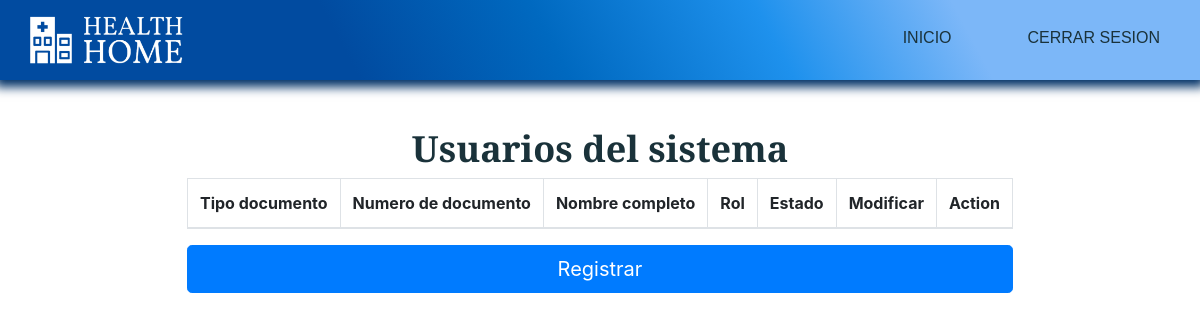
Before: /index.php?c=Administrador&a=gestion_u with the older database file.
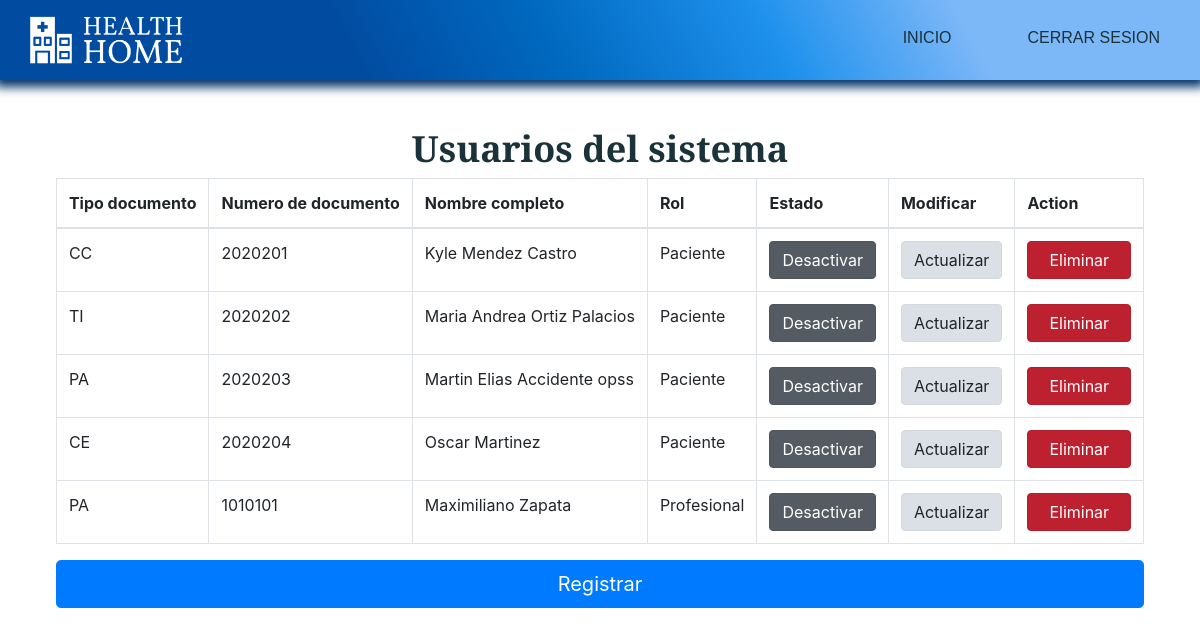
After: the same page with the newer database file.
### tables this page shows
CREATE TABLE `paciente` (
  `id_paciente` int(20) NOT NULL,
  `id_tipo_doc` varchar(5) NOT NULL,
  `num_doc_pac` varchar(20) NOT NULL,
  `nombres_pac` varchar(40) NOT NULL,
  `apellidos_pac` varchar(40) NOT NULL,
  `tel_pac` bigint(10) NOT NULL,
  `correo_pac` varchar(30) NOT NULL,
  `sexo_pac` varchar(15) NOT NULL,
  `estado_pac` tinyint(1) NOT NULL,
  `pass_pac` varchar(20) NOT NULL,
  `create_pac` datetime NOT NULL DEFAULT current_timestamp()
);

CREATE TABLE `profesional` (
  `id_profesional` int(20) NOT NULL,
  `id_tipo_doc` varchar(5) NOT NULL,
  `num_doc_prof` varchar(20) NOT NULL,
  `id_consultorios` varchar(3) DEFAULT NULL,
  `id_especialidad` tinyint(2) DEFAULT NULL,
  `nombres_prof` varchar(40) NOT NULL,
  `apellidos_prof` varchar(40) NOT NULL,
  `tel_prof` bigint(10) NOT NULL,
  `correo_prof` varchar(30) NOT NULL,
  `dias_laborales` text NOT NULL,
  `franja_horaria` varchar(30) NOT NULL,
  `estado_prof` tinyint(1) NOT NULL,
  `pass_prof` varchar(20) NOT NULL,
  `create_prof` datetime NOT NULL DEFAULT current_timestamp()
);

### controllers/Administrador.php (called while the page is built, shortened)
<?php
	class AdministradorController {
		public function __construct(){
			require_once "models/AdministradorModel.php";
		}
		public function gestion_u(){
			$usuarios = new Administrador_model();
			$data["pacientes"] = $usuarios->get_pacientes();
			$data["profesionales"] = $usuarios->get_profesional();
			$data["auxiliares"] = $usuarios->get_auxiliar();
			require_once "views/administrador/gestion_usuarios/gestion_usuarios.php";
		}
	}
?>

### config/database.php (called while the page is built)
<?php
	class Conectar {
		public static function conexion(){
			$conexion = new mysqli("localhost", "root", "", "clinica_health_home");
			return $conexion;
		}
	}
?>

### models/AdministradorModel.php (called while the page is built, shortened)
<?php
	class Administrador_model {
		private $db;
		private $paciente;
		private $profesional;
		private $auxiliar;
		public function __construct(){
			$this->db = Conectar::conexion();
			$this->paciente = array();
			$this->profesional = array();
			$this->auxiliar = array();
		}
		public function get_pacientes()
		{
			$sql = "SELECT * FROM paciente";
			$resultado = $this->db->query($sql);
			while($row = $resultado->fetch_assoc())
			{
				$this->paciente[] = $row;
			}
			return $this->paciente;
		}
    public function get_profesional()
		{
			$sql = "SELECT * FROM profesional";
			$resultado = $this->db->query($sql);
			while($row = $resultado->fetch_assoc())
			{
				$this->profesional[] = $row;
			}
			return $this->profesional;
		}
    public function get_auxiliar()
		{
			$sql = "SELECT * FROM auxiliar";
			$resultado = $this->db->query($sql);
			return $this->auxiliar;
		}
	}
?>

### views/administrador/gestion_usuarios/gestion_usuarios.php (the view, shortened to what this page needs)
<!DOCTYPE html>
<html lang="en">
<head>
    <link rel="stylesheet" href="assets/css/estilos.css">
    <link rel="stylesheet" href="https://stackpath.bootstrapcdn.com/bootstrap/4.4.1/css/bootstrap.min.css">
    <link rel="stylesheet" type="text/css" href="https://cdn.datatables.net/v/bs4/dt-1.10.20/datatables.min.css"/>
    <link rel="stylesheet" type="text/css" href="https://cdn.datatables.net/responsive/2.2.3/css/responsive.dataTables.min.css">
</head>
<body>
    <header>
        <div class="container__menu">
            <div class="logo">
                <img src="assets/images/Logo2.png" alt="">
            </div>
            <div class="menu">
                <nav id="nav">
                    <ul>
                        <li><a href="index.php?c=Administrador&a=index">Inicio</a></li>
                        <li><a href="">Cerrar sesion</a></li>
                    </ul>
                </nav>
            </div>
        </div>
    </header>
    <main>
        <div class="container__cover">
            <div class="cover">
                <div class="caja3">
                    <h1>Usuarios del sistema</h1>
                    <div class="row">
                        <div class="col-lg-12">
                            <table id="example" class="table table-bordered  display nowrap" cellspacing="0" width="100%">
                                <thead>
                                    <tr>
                                        <th>Tipo documento</th>
                                        <th>Numero de documento</th>
                                        <th>Nombre completo</th>
                                        <th>Rol</th>
                                        <th>Estado</th>
                                        <th>Modificar</th>
                                        <th>Action</th>
                                    </tr>
                                </thead>
                                <tbody>
                                    <?php foreach ($data["pacientes"] as $dato) {
                                      if($dato["estado_pac"]==1){
                                        $url="index.php?c=Administrador&a=cambio_estado_1_pac&id=";
                                        $boton="class='btn btn-secondary active' role='button' aria-pressed='true'>Desactivar</a>";
                                      }else{
                                        $url="index.php?c=Administrador&a=cambio_estado_2_pac&id=";
                                        $boton="class='btn btn-success active' role='button' aria-pressed='true'>&nbsp&nbsp&nbspActivar&nbsp&nbsp&nbsp</a>";
                                      }
                                      echo "<tr>";
                                      echo "<td>".$dato["id_tipo_doc"]."</td>";
                                      echo "<td>".$dato["num_doc_pac"]."</td>";
                                      echo "<td>".$dato["nombres_pac"]."&nbsp".$dato["apellidos_pac"]."</td>";
                                      echo "<td> Paciente </td>";
                                      echo "<td><a href='"."$url".$dato["id_paciente"]."' ".$boton."</td>";
                                      echo "<td><a href='index.php?c=Administrador&a=actualizar_pac&id=".$dato["id_paciente"]."&t_doc=".$dato["id_tipo_doc"]."' class='btn btn-light active' role='button' aria-pressed='true'>Actualizar</a></td>";
                                      echo "<td><a href='index.php?c=Administrador&a=eliminar_pac&id=".$dato["id_paciente"]."' class='btn btn-danger active' role='button' aria-pressed='true'>&nbsp&nbspEliminar&nbsp&nbsp</a></td>";
                                      echo "</tr>";
                                    }
                                    foreach ($data["profesionales"] as $dato){
                                        if($dato["estado_prof"]==1){
                                            $url="index.php?c=Administrador&a=cambio_estado_1_prof&id=";
                                            $boton="class='btn btn-secondary active' role='button' aria-pressed='true'>Desactivar</a>";
                                          }else{
                                            $url="index.php?c=Administrador&a=cambio_estado_2_prof&id=";
                                            $boton="class='btn btn-success active' role='button' aria-pressed='true'>&nbsp&nbsp&nbspActivar&nbsp&nbsp&nbsp</a>";
                                          }
                                        echo "<tr>";
                                        echo "<td>".$dato["id_tipo_doc"]."</td>";
                                        echo "<td>".$dato["num_doc_prof"]."</td>";
                                        echo "<td>".$dato["nombres_prof"]."&nbsp".$dato["apellidos_prof"]."</td>";
                                        echo "<td> Profesional </td>";
                                        echo "<td><a href='"."$url".$dato["id_profesional"]."' ".$boton."</td>";
                                        echo "<td><a href='index.php?c=Administrador&a=actualizar_prof&id=".$dato["id_profesional"]."&t_doc=".$dato["id_tipo_doc"]."' class='btn btn-light active' role='button' aria-pressed='true'>Actualizar</a></td>";
                                        echo "<td><a href='index.php?c=Administrador&a=eliminar_prof&id=".$dato["id_profesional"]."' class='btn btn-danger active' role='button' aria-pressed='true'>&nbsp&nbspEliminar&nbsp&nbsp</a></td>";
                                        echo "</tr>";
                                    }
                                    ?>
                                </tbody>
                            </table>
                        </div>
                    </div>
                    <button id="btn1" class="btn btn-primary btn-lg btn-block">Registrar</button>
                </div>
            </div>
        </div>
    </main>
</body>
</html>

### index.php (shortened to what this page needs)
<?php
	require_once "config/database.php";
    require_once "core/routes.php";
    require_once "controllers/Administrador.php";
	if(isset($_GET['c'])){
		$controlador = cargarControlador($_GET['c']);
		if(isset($_GET['a'])){
			if(isset($_GET['id'])){
				cargarAccion($controlador, $_GET['a'], $_GET['id']);
				} else {
				cargarAccion($controlador, $_GET['a']);
			}
			} else {
			cargarAccion($controlador, ACCION_PRINCIPAL);
		}
		} else {
		$controlador = cargarControlador(CONTROLADOR_PRINCIPAL);
		$accionTmp = ACCION_PRINCIPAL;
		$controlador->$accionTmp();
	}
?>

### core/routes.php (shortened to what this page needs)
<?php
	function cargarAccion($controller, $accion, $id = null){
		if(isset($accion) && method_exists($controller, $accion)){
			if($id == null ){
				$controller->$accion();
				} else {
				$controller->$accion($id);
			}
			} else {
			$controller->ACCION_PRINCIPAL();
		}
	}
?>

### assets/css/estilos.css (style rules this page uses)
* { margin: 0; padding: 0; box-sizing: border-box; }
body { font-family: 'Montserrat', sans-serif; }
header { box-shadow: 0px 2px 10px 5px rgb(1, 48, 102); width: 100%; height: 80px; position: fixed; z-index: 1; padding: 40px; background: linear-gradient(62deg, rgba(1, 75, 160, 1) 29%, rgba(0, 105, 192, 1) 46%, rgba(30, 145, 237, 1) 64%, rgba(124, 183, 248, 1) 80%); }
.container__menu { max-width: 1200px; height: 100%; margin: auto; display: flex; justify-content: space-between; }
.logo { height: 100%; display: flex; align-items: center; }
.logo img { width: 170px; }
.menu { display: flex; align-items: center; margin-top: 11px; }
.menu ul { display: flex; }
.menu ul li { list-style: none; margin-left: 36px; }
.menu ul li a { font-family: 'Merriweather Sans', sans-serif; text-decoration: none; font-size: 16px; color: #1A323A; text-transform: uppercase; }
header nav ul li { padding: 10px 20px; -webkit-transition: all 500ms ease; -o-transition: all 500ms ease; transition: all 500ms ease; }
.container__cover { width: 100%; background-image: white; background-position: right; background-repeat: no-repeat; padding: 21px; }
.cover { max-width: 1200px; height: 100%; margin: auto; display: flex; align-items: center; justify-content: space-between; }
.row { --bs-gutter-x: 1.5rem; --bs-gutter-y: 0; display: flex; flex-wrap: wrap; margin-top: calc(-1 * var(--bs-gutter-y)); margin-right: calc(-0.5 * var(--bs-gutter-x)); margin-left: calc(-0.5 * var(--bs-gutter-x)); flex-direction: row; align-content: stretch; justify-content: center; }
.container__cover .caja3 { max-width: 100%; justify-content: center; margin-left: auto; margin-right: auto; align-content: center; align-items: center; margin-top: 106px; }
.container__cover .caja3 h1 { font-family: 'Merriweather Sans', sans-serif; font-size: 36px; font-weight: 600; text-align: center; color: #1A323A; margin-left: auto; margin-right: auto; }
@media screen and (max-width: 1700px) { .container__cover { background-position: 50%; } }
@media screen and (max-width:1200px) { header { padding: 20px; } }
@media screen and (max-width:1200px) { .container__cover { background-position: -100px; } }
table thead { background-color: white; }

Changed rows visible on the page:
added paciente: id_tipo_doc "CC", num_doc_pac "2020201", nombres_pac "Kyle", apellidos_pac "Mendez Castro", estado_pac "Desactivar"
added paciente: id_tipo_doc "TI", num_doc_pac "2020202", nombres_pac "Maria Andrea", apellidos_pac "Ortiz Palacios", estado_pac "Desactivar"
added paciente: id_tipo_doc "PA", num_doc_pac "2020203", nombres_pac "Martin Elias", apellidos_pac "Accidente opss", estado_pac "Desactivar"
added paciente: id_tipo_doc "CE", num_doc_pac "2020204", nombres_pac "Oscar", apellidos_pac "Martinez", estado_pac "Desactivar"
added profesional: id_tipo_doc "PA", num_doc_prof "1010101", nombres_prof "Maximiliano", apellidos_prof "Zapata", estado_prof "Desactivar"
